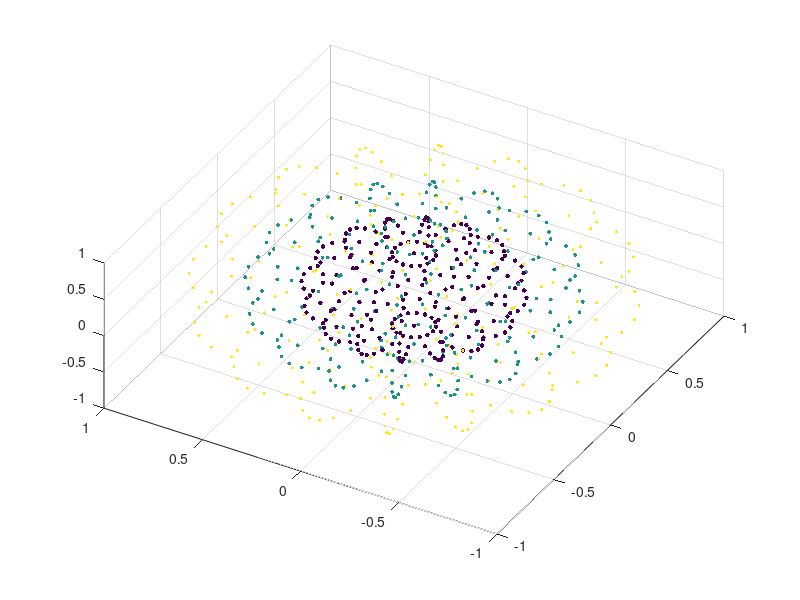

MATLAB code to generate this figure:
[x,y,z]=sphere(16);
X=[x(:)*.5 x(:)*.75 x(:)];
Y=[y(:)*.5 y(:)*.75 y(:)];
Z=[z(:)*.5 z(:)*.75 z(:)];
S=repmat([1 0.75 0.5]*10,numel(x),1);
C=repmat([1 2 3],numel(x),1);
scatter3(X(:),Y(:),Z(:),S(:),C(:),'filled')
view(-60,60)